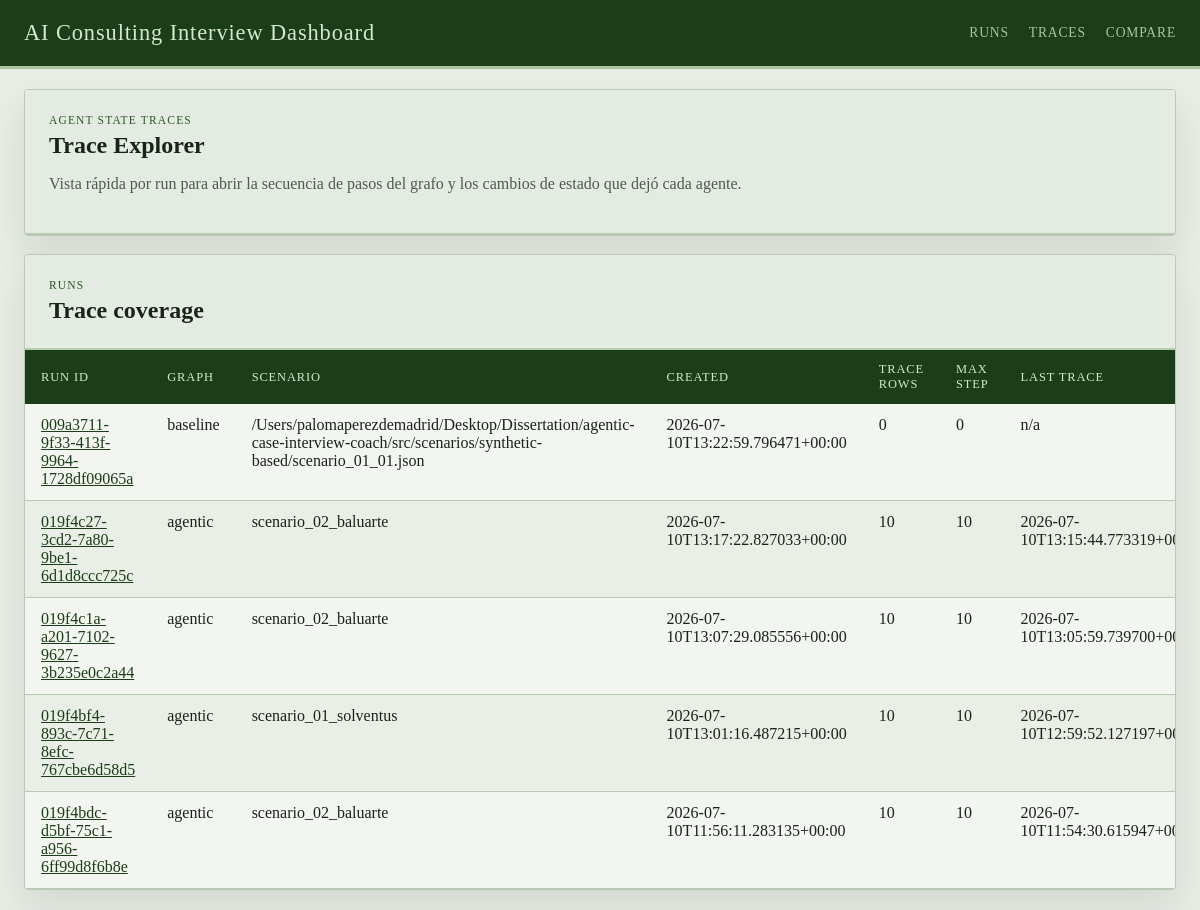
/traces, run on an earlier commit of the app's database.
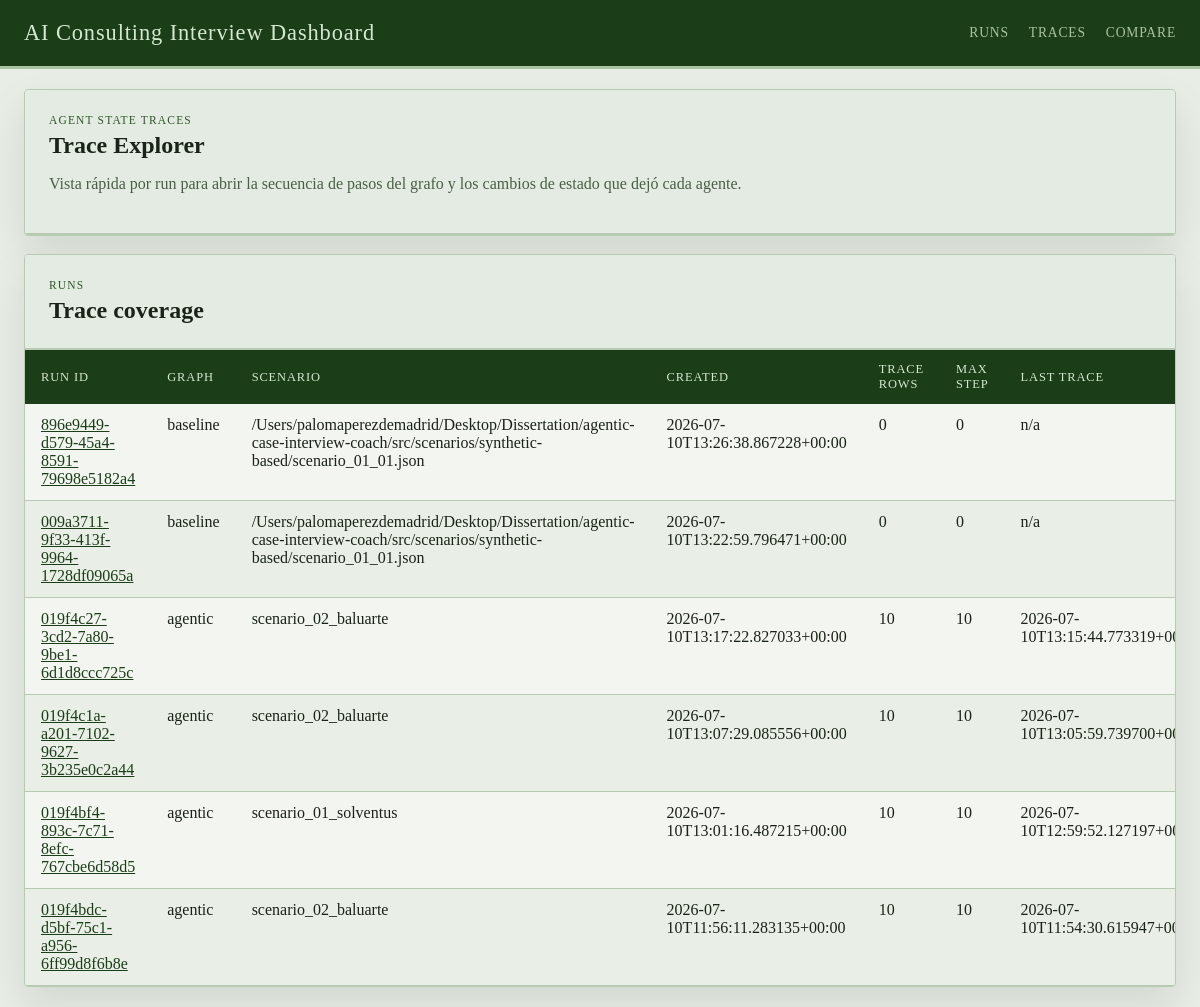
And on a later commit of the database.
### tables this page shows
CREATE TABLE runs (
                run_id TEXT PRIMARY KEY,
                graph_name TEXT NOT NULL,
                thread_id TEXT NOT NULL,
                scenario_ref TEXT,
                case_prompt TEXT,
                turn_index INTEGER,
                judge_round INTEGER,
                enough_evidence INTEGER NOT NULL,
                focus_areas_json TEXT NOT NULL,
                transcript_json TEXT NOT NULL,
                case_performance_json TEXT NOT NULL,
                quality_dialog_json TEXT NOT NULL,
                final_feedback TEXT,
                state_json TEXT NOT NULL,
                created_at TEXT NOT NULL
            );

### web/app.py (the view)
@app.get("/traces")
def trace_index():
    ensure_dashboard_db()
    trace_runs = list_trace_runs(limit=100)
    return render_template("trace_index.html", trace_runs=trace_runs)

### web/dashboard_store.py (called while the page is built)
def get_db_connection() -> sqlite3.Connection:
    connection = sqlite3.connect(RUNS_DB_PATH, timeout=30)
    connection.row_factory = sqlite3.Row
    return connection

def _table_exists(connection: sqlite3.Connection, table_name: str) -> bool:
    row = connection.execute(
        """
        SELECT name
        FROM sqlite_master
        WHERE type = 'table' AND name = ?
        """,
        (table_name,),
    ).fetchone()
    return row is not None

### web/templates/trace_index.html (shortened to what this page needs)
{% extends "base.html" %}
{% block content %}
<section class="panel">
  <div class="panel-heading">
    <div>
      <p class="eyebrow">Agent State Traces</p>
      <h1>Trace Explorer</h1>
      <p class="lede">Vista rápida por run para abrir la secuencia de pasos del grafo y los cambios de estado que dejó cada agente.</p>
    </div>
  </div>
</section>
<section class="panel">
  <div class="panel-heading">
    <div>
      <p class="eyebrow">Runs</p>
      <h2>Trace coverage</h2>
    </div>
  </div>
  <div class="table-wrap">
    <table>
      <thead>
        <tr>
          <th>Run ID</th>
          <th>Graph</th>
          <th>Scenario</th>
          <th>Created</th>
          <th>Trace Rows</th>
          <th>Max Step</th>
          <th>Last Trace</th>
        </tr>
      </thead>
      <tbody>
        {% for run in trace_runs %}
        <tr>
          <td><a href="{{ url_for('get_run', run_id=run.run_id) }}">{{ run.run_id }}</a></td>
          <td>{{ run.graph_name }}</td>
          <td>{{ run.scenario_ref or 'n/a' }}</td>
          <td>{{ run.created_at }}</td>
          <td>{{ run.trace_count }}</td>
          <td>{{ run.max_step_index }}</td>
          <td>{{ run.last_trace_at or 'n/a' }}</td>
        </tr>
        {% else %}
        <tr>
          <td colspan="8">No runs found or the <code>agent_state_traces</code> table does not exist yet.</td>
        </tr>
        {% endfor %}
      </tbody>
    </table>
  </div>
</section>
{% endblock %}

What changed in the data, as far as the page shows it:
added runs: run_id "896e9449-d579-45a4-8591-79698e5182a4", graph_name "baseline", scenario_ref "/Users/palomaperezdemadrid/Desktop/Dissertation/agentic-case-interview-coach/src/scenarios/synthetic-based/scenario_01_01.json", created_at "2026-07-10T13:26:38.867228+00:00", trace_count "0", max_step_index "0", last_trace_at "n/a"
